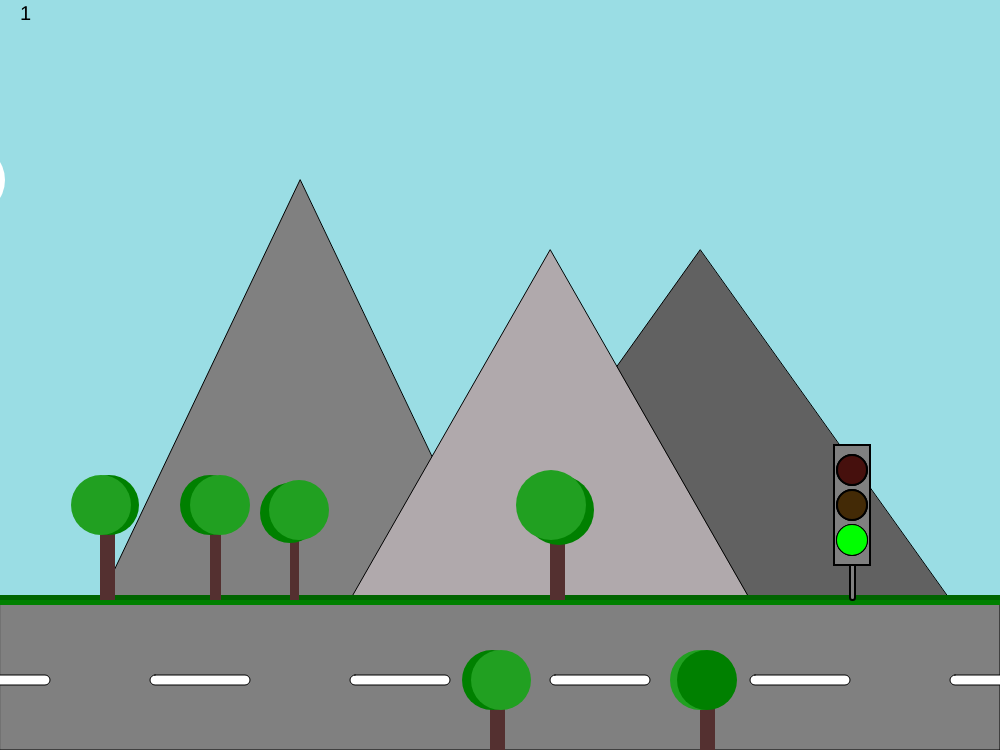
Frame 1 (no input)
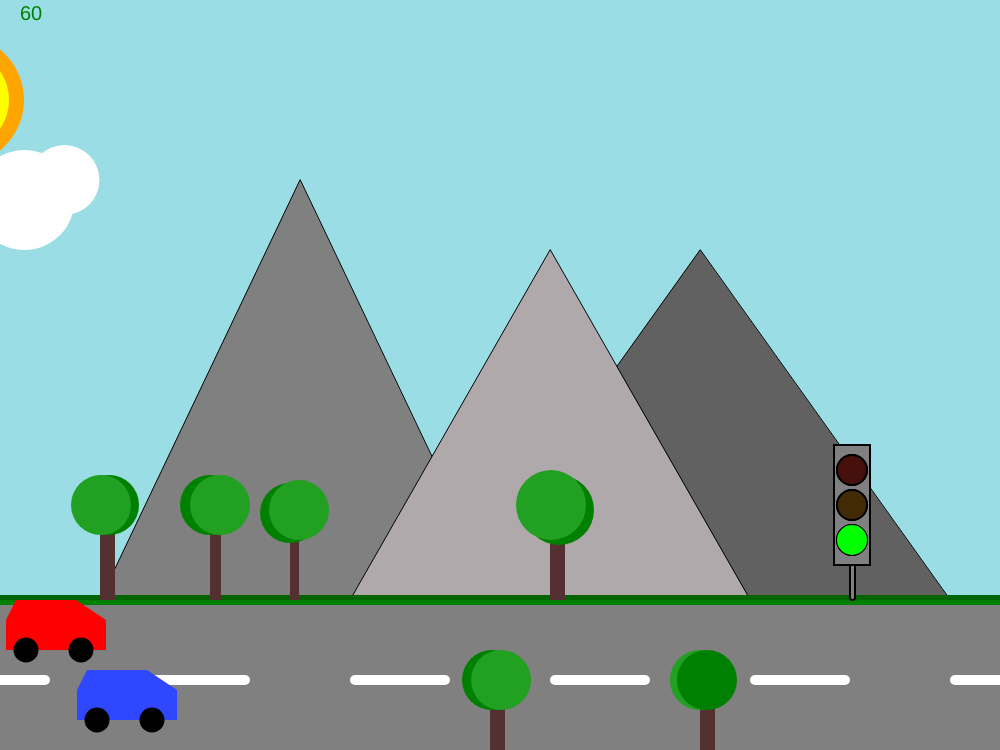
Frame 60 (no input)
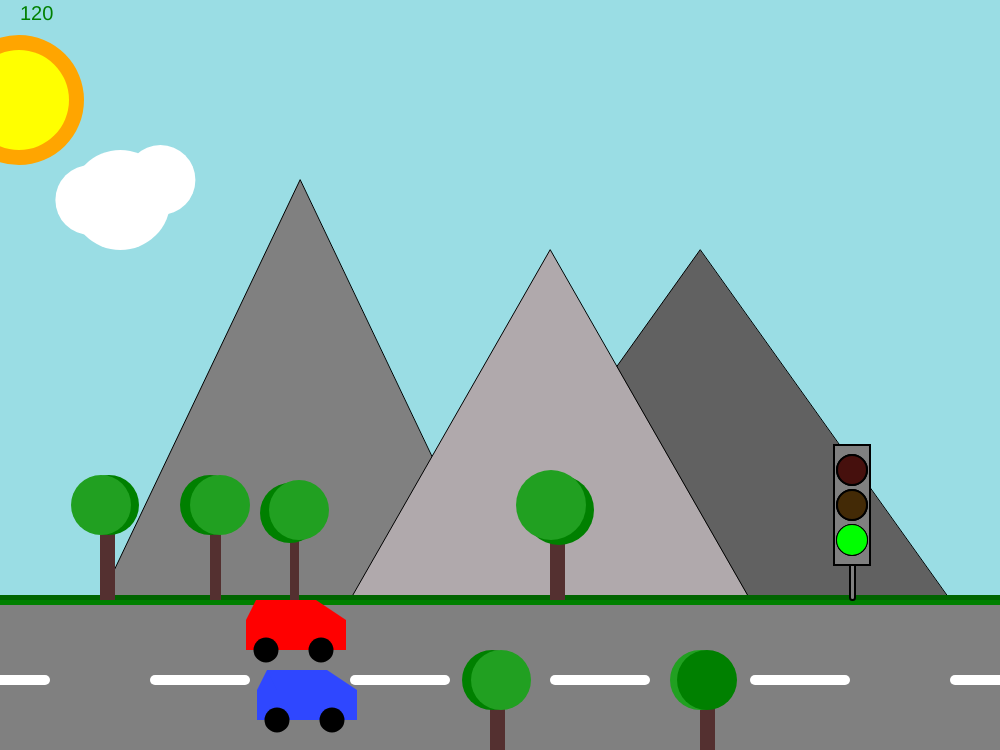
Frame 120 (the mouse pressed at the canvas centre since frame 60)

The p5.js sketch that drew these frames (run headless with seeded random() and noise() and a simulated clock; from frame 60 on, the mouse is pressed at the canvas centre):

// p5.js sketch
// ── sketch.js
let zon = - 100
let auto1 = -100
let auto2 = -230
let wolk1 = -150
let wolk2 = 1500


let stoplichtstatus = "lime"

let auto1kleur = "#2f47ff"

let auto2kleur = "#ff0000"




function setup() {
  createCanvas(1000, 750);
}

function draw() {
  background(154, 221, 228);

textSize (20)
text (frameCount, 20,20)
if (frameCount > 900){
  frameCount = 0
}



//autoweg
fill ("gray")
rect (0,600,1000,150); 

//witte strepen weg
fill ("white")
rect (-50,675, 100, 10, 50)
rect (150,675, 100, 10, 50)
rect (350,675, 100, 10, 50)
rect (550,675, 100, 10, 50)
rect (750,675, 100, 10, 50)
rect (950,675, 100, 10, 50)


strokeWeight(1)
//berg 1
fill ("gray")
triangle (300, 180, 100, 600, 500, 600)
//berg 3
fill (97, 97, 97)
triangle (700, 250, 450, 600, 950, 600)
//berg 2
fill (176, 169, 172)
triangle (550, 250, 350, 600, 750, 600)


//wolk 1
strokeWeight (0)
fill ("white")
circle (wolk1 + 50,200,70)
circle (wolk1 + 80,200,100)
circle (wolk1 + 120,180,70)

wolk1 = wolk1 + 1.6
if (wolk1 > 1200)
{ wolk1 = -150}



//wolk 2
fill ("white")
circle (wolk2 + 60,150,70)
circle (wolk2 + 90,150,100)
circle (wolk2 + 120,160,70)

wolk2 = wolk2 - 2
if (wolk2 < -150)
{ wolk2 = 1200}


//groene rand
strokeWeight (0)
fill ("green")
rect (0,600,1000,5)
fill ("darkgreen")
rect (0,595,1000,5)


//bomenstammen boven
fill (84, 48, 48)
rect (100, 510,15,90)
fill ("green")
circle ( 109, 505, 60)
fill ("#21a021")
circle ( 101, 505, 60)

fill (84, 48, 48)
rect (210, 520,11,80)
fill ("green")
circle ( 210, 505, 60)
fill ("#21a021")
circle ( 220, 505, 60)

fill (84, 48, 48)
rect (290, 520,9,80)
fill ("green")
circle ( 290, 513, 60)
fill ("#21a021")
circle ( 299, 510, 60)

fill (84, 48, 48)
rect (550, 520,15,80)
fill ("green")
circle ( 559, 510, 70)
fill ("#21a021")
circle ( 551, 505, 70)

//stoplicht
strokeWeight (2)
fill ("gray")
rect (850, 520,5,80, 50)
rect (834, 445, 36, 120)


fill ("gray")
circle (852, 540, 30)
circle (852, 505, 30)
circle (852, 470, 30)





//lichten stoplicht
fill ("rgb(23, 53, 13)")
circle (852, 540, 30)
fill ("#432a06")
circle (852, 505, 30)
fill ("#46100d")
circle (852, 470, 30)
strokeWeight(0)

//stoplicht status met autos
if (frameCount > 0 && frameCount <400){
  fill ("lime")
  circle (852, 540, 30)
  stoplichtstatus = "lime"
}
if (frameCount > 400 && frameCount <500){ 
  fill ("orange");
circle (852, 505, 30)
  stoplichtstatus = "oranje"
}
if (frameCount > 500 && frameCount <900){ 
  fill ("red");
circle (852, 470, 30)
 stoplichtstatus = "rood"
}
// autos stopen op goede momenten


if(stoplichtstatus == "rood"){
  if(auto2 > 750){
  auto2 = auto2 + 4}

  if(auto1 > 750){
  auto1 = auto1 + 3}
}
if(stoplichtstatus == "rood"){
 if(auto1 < 740){
  auto1 = auto1 + 3}
 
  if(auto2 < 750){
  auto2 = auto2 + 4}
}

text("auto2: "+auto2);
text("auto1: "+auto1);


//auto 1 vorm
fill (auto1kleur)
rect (auto1 , 690, 100, 30,)
rect (auto1 + 10, 670, 60, 30,)
triangle (auto1 + 10, 670, auto1, 690, auto1 + 20, 690)
triangle (auto1 + 70, 670, auto1 + 70, 690, auto1+ 100, 690)
fill ("black")
circle (auto1 + 20,720,25)
circle (auto1 + 75,720,25)

//auto1 beweegt basseer op stoplicht kleur
if (stoplichtstatus == "oranje")
{ auto1 = auto1 + 1}

 if (stoplichtstatus == "lime")
{ auto1 = auto1 + 3}

//auto2 veranderd kleur als die terug komt
if  (auto1 > 1100)
{ auto1 = -100 
auto1 = -200
  auto1kleur = "#0fff17"
}


//auto2 vorm
fill (auto2kleur)
rect (auto2 , 620, 100, 30,)
rect (auto2 + 10, 600, 60, 30,)
triangle (auto2 + 10, 600, auto2, 620, auto2 + 20, 620)
triangle (auto2 + 70, 600, auto2 + 70, 620, auto2+ 100, 620)
fill ("black")
circle (auto2 + 20,650,25)
circle (auto2 + 75,650,25)

//auto2 beweegt basseer op stoplicht kleur
if (stoplichtstatus == "oranje")
{ auto2 = auto2 + 1}

 if (stoplichtstatus == "lime")
{ auto2 = auto2 + 4}

//auto2 veranderd kleur als die terug komt
if ( auto2 > 1300)
{auto2 = -200
auto2 = -150
  auto2kleur = "#0935f9"
}



//sun
fill ("orange")
circle (zon ,100,130)
fill ("yellow")
circle (zon,100,100)

zon = zon + 1
if (zon > 2100)
{ zon = -100}


//boomstammen onder
//boom 1
fill (84, 48, 48)
rect (490, 670,15,100)
fill ("green")
circle ( 492, 680, 60)
fill ("#21a021")
circle ( 501, 680, 60)

//boom 2
fill (84, 48, 48)
rect (700, 670,15,100)
fill ("#21a021")
circle ( 700, 680, 60)
fill ("green")
circle ( 707, 680, 60)



}
